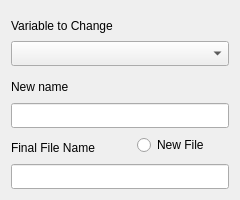
<?xml version="1.0" encoding="UTF-8"?>
<ui version="4.0">
 <class>Form</class>
 <widget class="QWidget" name="Form">
  <property name="geometry">
   <rect>
    <x>0</x>
    <y>0</y>
    <width>240</width>
    <height>200</height>
   </rect>
  </property>
  <property name="minimumSize">
   <size>
    <width>200</width>
    <height>200</height>
   </size>
  </property>
  <property name="maximumSize">
   <size>
    <width>240</width>
    <height>200</height>
   </size>
  </property>
  <property name="windowTitle">
   <string>Form</string>
  </property>
  <layout class="QVBoxLayout" name="verticalLayout_3">
   <item>
    <layout class="QVBoxLayout" name="verticalLayout_6">
     <property name="spacing">
      <number>0</number>
     </property>
     <item>
      <widget class="QLabel" name="label_6">
       <property name="sizePolicy">
        <sizepolicy hsizetype="Preferred" vsizetype="Preferred">
         <horstretch>0</horstretch>
         <verstretch>0</verstretch>
        </sizepolicy>
       </property>
       <property name="minimumSize">
        <size>
         <width>0</width>
         <height>30</height>
        </size>
       </property>
       <property name="maximumSize">
        <size>
         <width>16777215</width>
         <height>30</height>
        </size>
       </property>
       <property name="text">
        <string>Variable to Change</string>
       </property>
      </widget>
     </item>
     <item>
      <widget class="QComboBox" name="comboBox_5">
       <property name="sizePolicy">
        <sizepolicy hsizetype="Expanding" vsizetype="Fixed">
         <horstretch>0</horstretch>
         <verstretch>0</verstretch>
        </sizepolicy>
       </property>
       <property name="minimumSize">
        <size>
         <width>0</width>
         <height>25</height>
        </size>
       </property>
       <property name="maximumSize">
        <size>
         <width>16777215</width>
         <height>25</height>
        </size>
       </property>
      </widget>
     </item>
    </layout>
   </item>
   <item>
    <layout class="QVBoxLayout" name="verticalLayout">
     <item>
      <widget class="QLabel" name="label">
       <property name="minimumSize">
        <size>
         <width>120</width>
         <height>30</height>
        </size>
       </property>
       <property name="maximumSize">
        <size>
         <width>200</width>
         <height>30</height>
        </size>
       </property>
       <property name="text">
        <string>New name</string>
       </property>
      </widget>
     </item>
     <item>
      <widget class="QLineEdit" name="lineEdit_2">
       <property name="minimumSize">
        <size>
         <width>0</width>
         <height>25</height>
        </size>
       </property>
       <property name="maximumSize">
        <size>
         <width>16777215</width>
         <height>25</height>
        </size>
       </property>
      </widget>
     </item>
    </layout>
   </item>
   <item>
    <layout class="QVBoxLayout" name="verticalLayout_2">
     <item>
      <layout class="QHBoxLayout" name="horizontalLayout">
       <item>
        <widget class="QLabel" name="label_4">
         <property name="minimumSize">
          <size>
           <width>120</width>
           <height>30</height>
          </size>
         </property>
         <property name="maximumSize">
          <size>
           <width>200</width>
           <height>30</height>
          </size>
         </property>
         <property name="text">
          <string>Final File Name</string>
         </property>
        </widget>
       </item>
       <item>
        <widget class="QRadioButton" name="radioButton">
         <property name="text">
          <string>New File</string>
         </property>
        </widget>
       </item>
      </layout>
     </item>
     <item>
      <widget class="QLineEdit" name="lineEdit">
       <property name="minimumSize">
        <size>
         <width>0</width>
         <height>25</height>
        </size>
       </property>
       <property name="maximumSize">
        <size>
         <width>16777215</width>
         <height>25</height>
        </size>
       </property>
      </widget>
     </item>
    </layout>
   </item>
  </layout>
 </widget>
 <resources/>
 <connections/>
</ui>
